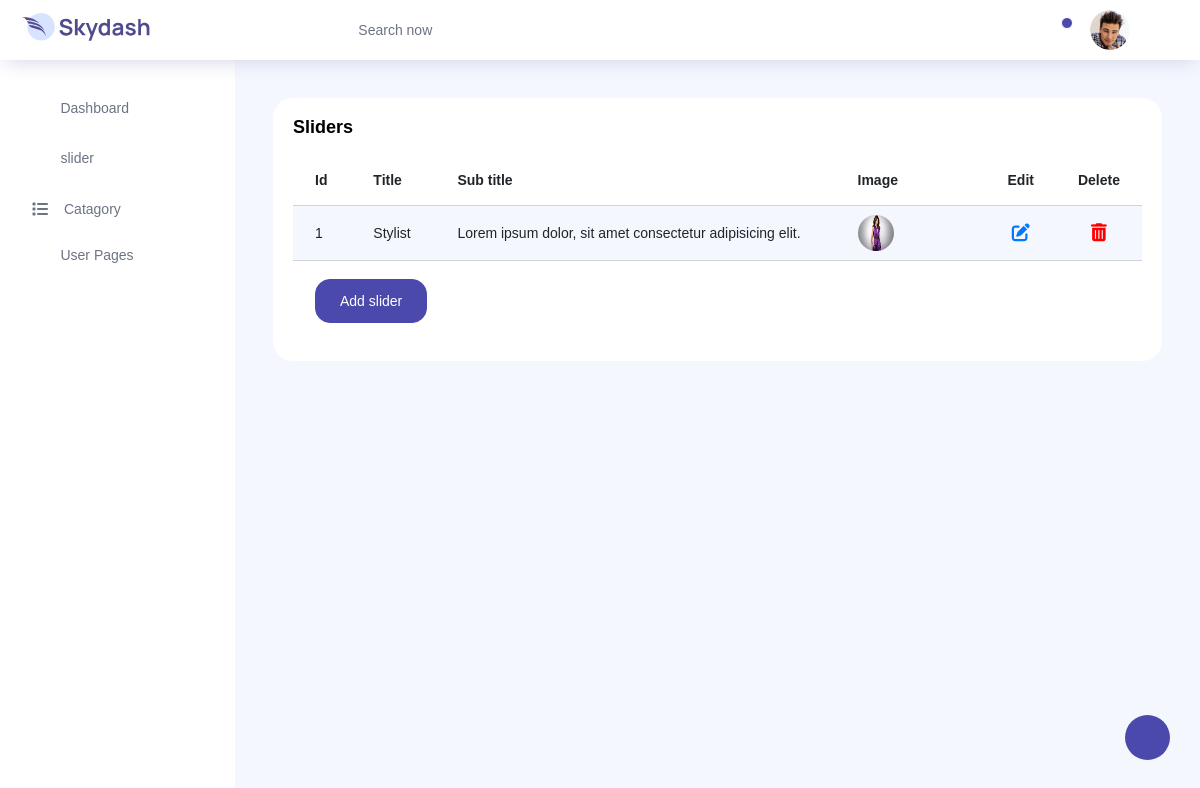
The app's page /tables/ with its own data.
### webapp/models.py (models this page shows)
class slider(models.Model):
    Title = models.CharField(max_length=100)
    Sub_title = models.CharField(max_length=100)
    image = models.FileField(upload_to="media/",default="")

### webapp/views.py (the view)
# urls.py: path('tables/',basictable),
def basictable(request):
    sdata = slider.objects.all()
    return render(request,'basic-table.html',{'sdata':sdata})

### webapp/templates/basic-table.html (shortened to what this page needs)
{% load static %}
<!DOCTYPE html>
<html lang="en">
<head>
  <link rel="stylesheet" href="https://site-assets.fontawesome.com/releases/v6.5.1/css/all.css">
  <link rel="stylesheet" href="{% static 'vendors/feather/feather.css' %}">
  <link rel="stylesheet" href="{% static 'vendors/ti-icons/css/themify-icons.css' %}">
  <link rel="stylesheet" href="{% static 'vendors/css/vendor.bundle.base.css' %}">
  <link rel="stylesheet" href="{% static 'css/vertical-layout-light/style.css' %}">
</head>
<body>
  <div class="container-scroller">
    <nav class="navbar col-lg-12 col-12 p-0 fixed-top d-flex flex-row">
      <div class="text-center navbar-brand-wrapper d-flex align-items-center justify-content-center">
        <a class="navbar-brand brand-logo mr-5" href="../../index.html"><img src="{% static 'images/logo.svg'%}" class="mr-2" alt="logo"/></a>
      </div>
      <div class="navbar-menu-wrapper d-flex align-items-center justify-content-end">
        <button class="navbar-toggler navbar-toggler align-self-center" type="button" data-toggle="minimize">
          <span class="icon-menu"></span>
        </button>
        <ul class="navbar-nav mr-lg-2">
          <li class="nav-item nav-search d-none d-lg-block">
            <div class="input-group">
              <div class="input-group-prepend hover-cursor" id="navbar-search-icon">
                <span class="input-group-text" id="search">
                  <i class="icon-search"></i>
                </span>
              </div>
              <input type="text" class="form-control" id="navbar-search-input" placeholder="Search now" aria-label="search" aria-describedby="search">
            </div>
          </li>
        </ul>
        <ul class="navbar-nav navbar-nav-right">
          <li class="nav-item dropdown">
            <a class="nav-link count-indicator dropdown-toggle" id="notificationDropdown" href="#" data-toggle="dropdown">
              <i class="icon-bell mx-0"></i>
              <span class="count"></span>
            </a>
          </li>
          <li class="nav-item nav-profile dropdown">
            <a class="nav-link dropdown-toggle" href="#" data-toggle="dropdown" id="profileDropdown">
              <img src="{% static 'images/faces/face28.jpg'%}" alt="profile"/>
            </a>
          </li>
          <li class="nav-item nav-settings d-none d-lg-flex">
            <a class="nav-link" href="#">
              <i class="icon-ellipsis"></i>
            </a>
          </li>
        </ul>
      </div>
    </nav>
    <div class="container-fluid page-body-wrapper">
      <div class="theme-setting-wrapper">
        <div id="settings-trigger"><i class="ti-settings"></i></div>
      </div>
      <nav class="sidebar sidebar-offcanvas" id="sidebar">
        <ul class="nav">
          <li class="nav-item">
            <a class="nav-link" href="../../index.html">
              <i class="icon-grid menu-icon"></i>
              <span class="menu-title">Dashboard</span>
            </a>
          </li>
          <li class="nav-item">
            <a class="nav-link" href="/slider">
              <i class="icon-columns menu-icon"></i>
              slider
            </a>
          </li>
          <li class="nav-item">
            <a class="nav-link" data-toggle="collapse" href="#ui-basic" aria-expanded="false" aria-controls="ui-basic">
              <i class="fa-solid fa-list menu-icon"></i>
              <span class="menu-title">Catagory</span>
              <i class="menu-arrow"></i>
            </a>
          </li>
          <li class="nav-item">
            <a class="nav-link" data-toggle="collapse" href="#auth" aria-expanded="false" aria-controls="auth">
              <i class="icon-head menu-icon"></i>
              <span class="menu-title">User Pages</span>
              <i class="menu-arrow"></i>
            </a>
          </li>
        </ul>
      </nav>
      <div class="main-panel">
        <div class="content-wrapper">
          <div class="row">
            <div class="col-lg-12 grid-margin stretch-card">
              <div class="card">
                <div class="card-body">
                  <h4 class="card-title">Sliders</h4>
                  <div class="table-responsive">
                    <table class="table table-striped">
                      <thead>
                        <tr>
                          <th>
                            Id
                          </th>
                          <th>
                            Title
                          </th>
                          <th>
                            Sub title
                          </th>
                          <th style="width: 150px;">
                            Image
                          </th>
                          <th style="width: 20px;">
                            Edit
                          </th>
                          <th style="width: 20px;">
                            Delete
                          </th>
                        </tr>
                      </thead>
                      <tbody>
                        {% for row in sdata %}
                        <tr>
                          <td>{{row.id}}</td>
                          <td>{{row.Title}}</td>
                          <td>{{row.Sub_title}}</td>
                          <td class="py-1">
                            <img src="/media/{{row.image}}" alt="image">
                          </td>
                          <td style="font-size: 18px;text-align: center;"><a href="/edit-slider/{{row.id}}"><i class="fa-solid fa-pen-to-square"></i></a></td>
                          <td style="font-size: 18px;text-align: center;"><a href="/delete-slider/{{row.id}}"><i class="fa-solid fa-trash-can" style="color: #ff0000;"></i></a></td>
                        </tr>
                        {% endfor %}
                        <tr>
                          <td colspan="6">
                            <button type="submit" class="btn btn-primary mr-2" value="Add" name="Add"><a href="/slider" style="color: white;text-decoration: none;">Add slider</a></button>
                          </td>
                        </tr>
                      </tbody>
                    </table>
                  </div>
                </div>
              </div>
            </div>
          </div>
        </div>
      </div>
    </div>
  </div>
</body>
</html>

### records on screen
slider: id "1", Title "Stylist", Sub_title "Lorem ipsum dolor, sit amet consectetur adipisicing elit.", image (picture)
